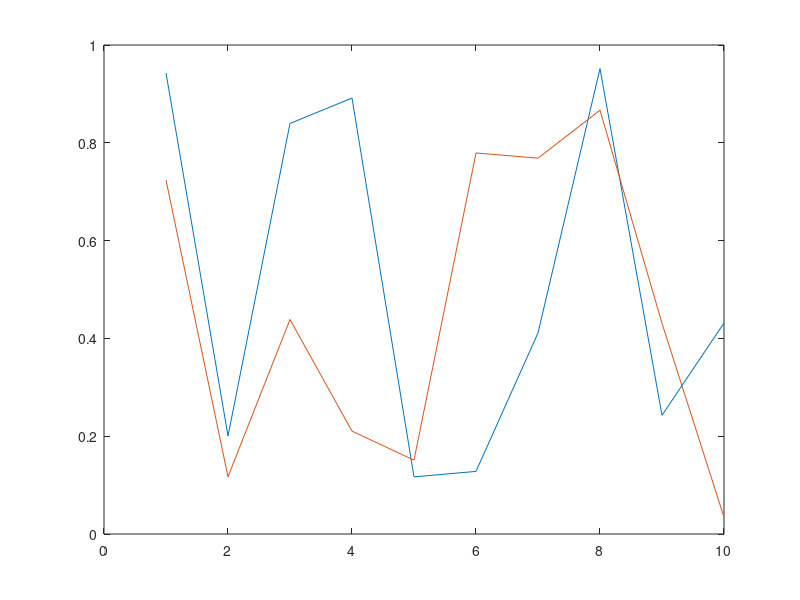

Reproduce this figure in MATLAB. (Note: this script raises an error after producing the figure.)
function varargout = c_clickableLegend(varargin)
% inspired by clickableLegend, implementation based on https://www.mathworks.com/help/releases/R2017a/matlab/creating_plots/create-callbacks-for-interacting-with-legend-items.html

if nargin == 0, testfn(); return; end

p = inputParser();
p.KeepUnmatched = true;
p.addParameter('axis',[],@isgraphics);
p.addParameter('labels',{},@iscellstr);
p.addParameter('obj',{},@iscell); % cell array of handles to include in legend, where only first element of each is passed to legend
try
	p.parse(varargin{:});
	s = p.Results;
	
	legendArgs = {};
	if ~isempty(s.axis)
		legendArgs{end+1} = s.axis;
	end
	if ~isempty(s.obj)
		obj = gobjects(1,length(s.obj));
		for iG = 1:length(s.obj)
			obj(iG) = s.obj{iG}(1);
			if length(s.obj{iG}) > 1
				setUserData(obj(iG),'clickableLegend_othersInGroup',s.obj{iG}(2:end));
			end
		end
		legendArgs{end+1} = obj;
	end
	
	assert(~isempty(s.labels));
	legendArgs{end+1} = s.labels;
	
	legendArgs = [legendArgs, c_structToCell(p.Unmatched)];
catch e
	% if error above, just assume all args are meant to be passed to legend
	rethrow(e)
	warning(e.message)
	legendArgs = varargin;
end

assert(nargout <= 1,'Legacy syntax with > 1 output from legend not supported');

lh = legend(legendArgs{:});

if verLessThan('matlab','R2016a')
	warning('ItemHitFcn not supported in MATLAB < R2016a. Legend will not be interactive');
else
	lh.ItemHitFcn = @callback_itemHit;
end

varargout{1} = lh;

end

function callback_itemHit(src,event)
	hp = event.Peer;
	if ismember(event.SelectionType,{'open','normal'})
		toggleHighlight(hp);
	elseif strcmpi(event.SelectionType,'extend')
		toggleHighlight(hp); % assuming open was triggered by double click, undo previous toggle width that preceded this
		toggleVisible(hp);
	else
		warning('Unexpected selection type: %s',event.SelectionType);
	end
end

function toggleHighlight(h)
	if c_isFieldAndNonEmpty(h.UserData,'clickableLegend_isHighlighted')
		isHighlighted = h.UserData.clickableLegend_isHighlighted;
	else
		isHighlighted = false;
	end
	
	hg = h;
	if c_isFieldAndNonEmpty(h.UserData,'clickableLegend_othersInGroup')
		hg = [hg; h.UserData.clickableLegend_othersInGroup];
	end
	
	fields = {'LineWidth','MarkerWidth'};
	for iF = 1:length(fields)
		hl = findobj(hg,'-property',fields{iF});
		vals = get(hl,fields(iF));
		set(hl,fields(iF),cellfun(@(x) x*c_if(isHighlighted,1/3,3),vals,'UniformOutput',false));
	end
	
	setUserData(h,'clickableLegend_isHighlighted',~isHighlighted);
end

function toggleVisible(h)
	if c_isFieldAndNonEmpty(h.UserData,'clickableLegend_isHidden')
		isHidden = h.UserData.clickableLegend_isHidden;
	else
		isHidden = false;
	end
	
	hg = h;
	if c_isFieldAndNonEmpty(h.UserData,'clickableLegend_othersInGroup')
		hg = [hg; h.UserData.clickableLegend_othersInGroup];
	end
	
	hl = findobj(hg,'-property','Visible');
	vals = get(hl,{'Visible'});
	set(hl,{'Visible'},cellfun(@(x) c_if(isHidden,'on','off'),vals,'UniformOutput',false));
	
	setUserData(h,'clickableLegend_isHidden',~isHidden);
end

function setUserData(h,field,val)
	if ~isstruct(h.UserData)
		if ~isempty(h.UserData)
			warning('Overwriting user data');
		end
		h.UserData = struct();
	end
	h.UserData = c_setField(h.UserData,field,val);
end


function testfn()
figure;
plot(1:10,rand(2,10));
c_clickableLegend({'a','b'});

hf = figure;
ha = c_subplot(1,1,'parent',uipanel(hf));
numGroups = 3;
groupLabels = arrayfun(@(iG) sprintf('Group %d',iG),1:numGroups,'UniformOutput',false);
colors = c_getColors(numGroups);
hg = {};
for iG=1:numGroups
	hg{iG} = plot(ha,1:10,rand(3,10)+iG,'Color',colors(iG,:));
	hold(ha,'on');
end
c_clickableLegend('axis',ha,'obj',hg,'labels',groupLabels,'location','east');
end